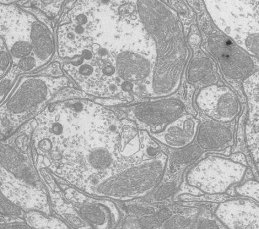
#> input picture bio_low_contrast.jpg, 259 x 229 px
$ python 'Histogram equallization and CLAHE.py'
#> lines starting #> are read from the running program, lines starting #| are printed output that depends on the picture
# -*- coding: utf-8 -*-
"""
Created on Thu Jul 15 17:39:02 2021

@author: abc
"""

"""


Histogram Equalization and CLAHE ( Contrast Limited Adaptive Histogram Equalization ) to improve contrast in images


"""

#HISTOGRAM EQUALIZATION

import cv2
from skimage import io
from matplotlib import pyplot as plt

#read our images
img = cv2.imread("bio_low_contrast.jpg", 1)
#> img is the input picture: shape (229, 259, 3); min 39, max 243, mean 174.9
#img = cv2.imread("retinal image proc.jpg", 1)

#Convert our image into Lab space
lab_img = cv2.cvtColor(img, cv2.COLOR_BGR2LAB)
#> lab_img: shape (229, 259, 3); mean of channels 0, 1, 2 181.9, 128, 128

#Split the chennels of LAB
l, a, b = cv2.split(lab_img)
#> a: shape (229, 259); every value is 128

#plot histogram
plt.hist(l.flat, bins=100, range=(0,255))

#Apply histogram Equalization and plot it
equ = cv2.equalizeHist(l)
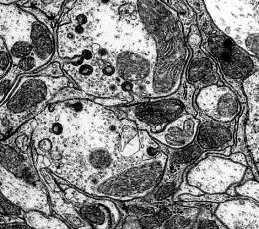
#> equ: shape (229, 259); min 0, max 255, mean 129.1
plt.hist(equ.flat, bins=100, range=(0,255))

#Now let's visualiize the image
plt.imshow(equ, cmap="gray")

#Let's merge equalize histogram channel (l) with a and b
updated_lab_img1 = cv2.merge((equ, a ,b))
#> updated_lab_img1: shape (229, 259, 3); mean of channels 0, 1, 2 129.1, 128, 128

#convert our image into LAB to BGR so we get our original image
hist_eq_img = cv2.cvtColor(updated_lab_img1, cv2.COLOR_LAB2BGR)


#######################################################################


## CLAHE ##

#Apply CLAHE to L channel
clahe = cv2.createCLAHE(clipLimit=3.0, tileGridSize=(8,8))
clahe_img = clahe.apply(l)
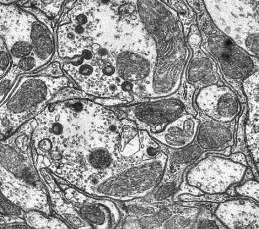
#> clahe_img: shape (229, 259); min 12, max 255, mean 148.6
#plt.hist(clahe_img.flat, bins=100, range=(0,255))

#Combine the CLAHE enhanced L-channel back with A and B channels
updated_lab_img2 = cv2.merge((clahe_img, a, b))
#> updated_lab_img2: shape (229, 259, 3); mean of channels 0, 1, 2 148.6, 128, 128

#Convert LAB image back to color(RGB)
CLAHE_img = cv2.cvtColor(updated_lab_img2, cv2.COLOR_LAB2BGR)

#Let's see all the images
cv2.imshow("Original image", img)
cv2.imshow("Equalized image", hist_eq_img)
cv2.imshow("CLAHE image", CLAHE_img)
cv2.waitKey(0)
cv2.destroyAllWindows()
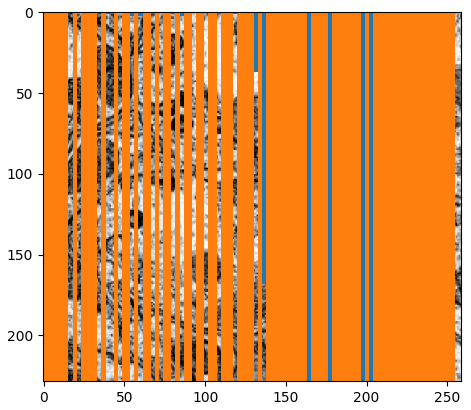
#> figure drawn by matplotlib, 1 panel
